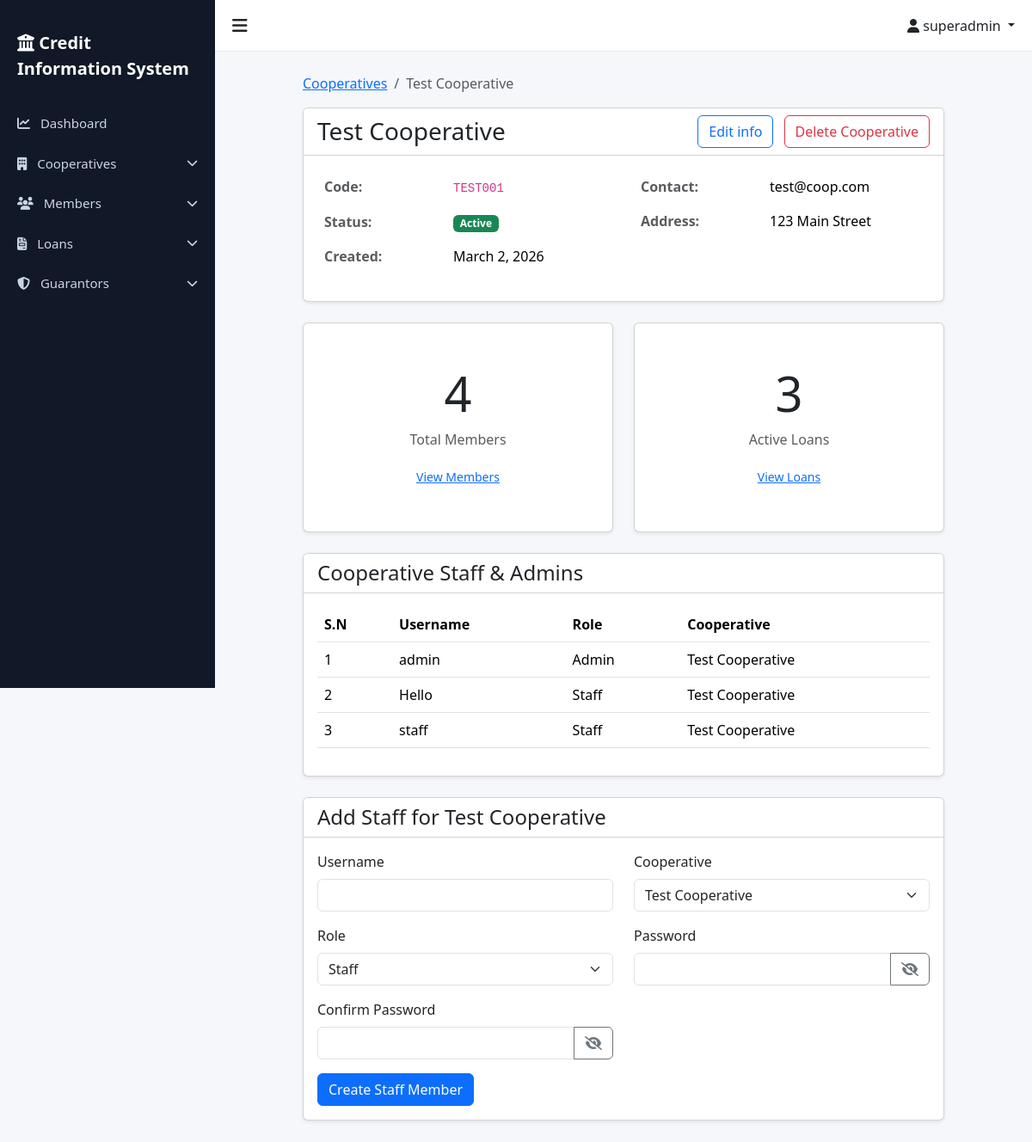
Screenshot of /cooperatives/1/ (signed in) with the database file from the repository.
### accounts/models.py (models this page shows, shortened)
class User(AbstractUser):
    ROLE_CHOICES = (
        ('superadmin', 'Super Admin'),
        ('admin', 'Admin'),
        ('staff', 'Staff'),
    )
    role = models.CharField(max_length=20, choices=ROLE_CHOICES, default='staff')
    cooperative = models.ForeignKey(
        'cooperatives.Cooperative',
        on_delete=models.SET_NULL,
        null=True,
        blank=True,
        related_name='users',
        help_text="Null for Super Admin users"
    )
    is_first_login = models.BooleanField(default=True)
    class Meta:
        ordering = ['-date_joined']
        indexes = [
            models.Index(fields=['role']),
            models.Index(fields=['cooperative']),
        ]
    def is_superadmin(self):
        return self.role == 'superadmin'
    def is_admin(self):
        return self.role == 'admin'
    def is_staff_user(self):
        return self.role == 'staff'

### cooperatives/models.py (models this page shows, shortened)
class Cooperative(models.Model):
    STATUS_CHOICES = (
        ('active', 'Active'),
        ('inactive', 'Inactive'),
    )
    name = models.CharField(max_length=255)
    code = models.CharField(max_length=50, unique=True)
    address = models.TextField()
    contact = models.CharField(max_length=255)  # Can contain phone/email
    status = models.CharField(max_length=20, choices=STATUS_CHOICES, default='active')
    created_at = models.DateTimeField(auto_now_add=True)
    updated_at = models.DateTimeField(auto_now=True)
    class Meta:
        ordering = ['-created_at']
        verbose_name_plural = 'Cooperatives'

### cooperatives/views.py (the view)
# urls.py: path('<int:pk>/', views.CooperativeDetailView.as_view(), name='detail'),
class CooperativeDetailView(StaffOrAdminMixin, CooperativeAccessMixin, DetailView):
    model = Cooperative
    template_name = 'cooperatives/cooperative_detail.html'
    context_object_name = 'cooperative'
    def get_context_data(self, **kwargs):
        context = super().get_context_data(**kwargs)
        if self.request.user.is_superadmin() or self.request.user.role == 'admin':
            context['staff_form'] = StaffCreationForm(user=self.request.user, initial={'cooperative': self.object})
            context['cooperative_staff'] = self.object.users.all().order_by('role', 'username')
        return context

### templates/cooperatives/cooperative_detail.html (shortened to what this page needs)
{% extends 'base.html' %}
{% block content %}
<div class="row justify-content-center">
    <div class="col-md-10">
        <nav aria-label="breadcrumb">
            <ol class="breadcrumb">
                {% if request.user.is_superadmin %}
                <li class="breadcrumb-item"><a href="{% url 'cooperatives:list' %}">Cooperatives</a></li>
                {% endif %}
                <li class="breadcrumb-item active" aria-current="page">{{ cooperative.name }}</li>
            </ol>
        </nav>
        <div class="card shadow-sm mt-3">
            <div class="card-header bg-white d-flex justify-content-between align-items-center">
                <h3 class="mb-0">{{ cooperative.name }}</h3>
                {% if request.user.is_superadmin %}
                <div>
                    <a href="{% url 'cooperatives:edit' cooperative.pk %}" class="btn btn-outline-primary">Edit info</a>
                    <a href="{% url 'cooperatives:delete' cooperative.pk %}" class="btn btn-outline-danger ms-2">Delete
                        Cooperative</a>
                </div>
                {% endif %}
            </div>
            <div class="card-body">
                <div class="row">
                    <div class="col-md-6">
                        <table class="table table-borderless">
                            <tr>
                                <th class="text-muted" style="width: 150px;">Code:</th>
                                <td><code>{{ cooperative.code }}</code></td>
                            </tr>
                            <tr>
                                <th class="text-muted">Status:</th>
                                <td>
                                    <span
                                        class="badge {% if cooperative.status == 'active' %}bg-success{% else %}bg-secondary{% endif %}">
                                        {{ cooperative.get_status_display }}
                                    </span>
                                </td>
                            </tr>
                            <tr>
                                <th class="text-muted">Created:</th>
                                <td>{{ cooperative.created_at|date:"F j, Y" }}</td>
                            </tr>
                        </table>
                    </div>
                    <div class="col-md-6">
                        <table class="table table-borderless">
                            <tr>
                                <th class="text-muted" style="width: 150px;">Contact:</th>
                                <td>{{ cooperative.contact }}</td>
                            </tr>
                            <tr>
                                <th class="text-muted">Address:</th>
                                <td>{{ cooperative.address|linebreaks }}</td>
                            </tr>
                        </table>
                    </div>
                </div>
            </div>
        </div>
        <div class="row mt-4">
            <div class="col-md-6">
                <div class="card h-100 shadow-sm">
                    <div class="card-body text-center py-5">
                        <h1 class="display-4">{{ cooperative.members.count|default:"0" }}</h1>
                        <p class="text-muted">Total Members</p>
                        <a href="{% url 'members:member_list' %}" class="btn btn-sm btn-link">View Members</a>
                    </div>
                </div>
            </div>
            <div class="col-md-6">
                <div class="card h-100 shadow-sm">
                    <div class="card-body text-center py-5">
                        <h1 class="display-4">{{ cooperative.loans.count|default:"0" }}</h1>
                        <p class="text-muted">Active Loans</p>
                        <a href="{% url 'loans:loan_list' %}" class="btn btn-sm btn-link">View Loans</a>
                    </div>
                </div>
            </div>
        </div>
        {% if request.user.is_superadmin or request.user.role == 'admin' %}
        <div class="card shadow-sm mt-4">
            <div class="card-header bg-white">
                <h4 class="mb-0">Cooperative Staff & Admins</h4>
            </div>
            <div class="card-body">
                <div class="table-responsive">
                    <table class="table table-hover">
                        <thead>
                            <tr>
                                <th>S.N</th>
                                <th>Username</th>
                                <th>Role</th>
                                <th>Cooperative</th>
                            </tr>
                        </thead>
                        <tbody>
                            {% for staff in cooperative_staff %}
                            <tr>
                                <td>{{ forloop.counter }}</td>
                                <td>{{ staff.username }}</td>
                                <td>{{ staff.get_role_display }}</td>
                                <td>{{ cooperative.name }}</td>
                            </tr>
                            {% empty %}
                            <tr>
                                <td colspan="4" class="text-center text-muted">No staff members found for this
                                    cooperative.</td>
                            </tr>
                            {% endfor %}
                        </tbody>
                    </table>
                </div>
            </div>
        </div>
        <div class="card shadow-sm mt-4">
            <div class="card-header bg-white">
                <h4 class="mb-0">Add Staff for {{ cooperative.name }}</h4>
            </div>
            <div class="card-body">
                <form action="{% url 'cooperatives:create_staff' %}" method="post">
                    <div class="row">
                        <div class="col-md-6 mb-3">
                            <label for="id_username" class="form-label">Username</label>
                            <input type="text" name="username" class="form-control" id="id_username" required>
                        </div>
                        <div class="col-md-6 mb-3">
                            <label for="id_cooperative" class="form-label">Cooperative</label>
                            <select name="cooperative" class="form-select" id="id_cooperative" required>
                                <option value="{{ cooperative.pk }}" selected>{{ cooperative.name }}</option>
                            </select>
                        </div>
                    </div>
                    <div class="row">
                        <div class="col-md-6 mb-3">
                            <label for="id_role" class="form-label">Role</label>
                            <select name="role" class="form-select" id="id_role" required>
                                <option value="staff" selected>Staff</option>
                            </select>
                        </div>
                        <div class="col-md-6 mb-3">
                            <label for="id_password" class="form-label">Password</label>
                            <div class="input-group">
                                <input type="password" name="password" class="form-control" id="id_password" required>
                                <button class="btn btn-outline-secondary toggle-password" type="button"
                                    data-target="id_password">
                                    <i class="fa-solid fa-eye-slash"></i>
                                </button>
                            </div>
                        </div>
                    </div>
                    <div class="row">
                        <div class="col-md-6 mb-3">
                            <label for="id_confirm_password" class="form-label">Confirm Password</label>
                            <div class="input-group">
                                <input type="password" name="confirm_password" class="form-control"
                                    id="id_confirm_password" required>
                                <button class="btn btn-outline-secondary toggle-password" type="button"
                                    data-target="id_confirm_password">
                                    <i class="fa-solid fa-eye-slash"></i>
                                </button>
                            </div>
                        </div>
                    </div>
                    <button type="submit" class="btn btn-primary">Create Staff Member</button>
                </form>
            </div>
        </div>
        {% endif %}
    </div>
</div>
{% endblock %}

### templates/base.html (shortened to what this page needs)
{% load static %}
<!DOCTYPE html>
<html lang="en">
<head>
    <link href="https://cdn.jsdelivr.net/npm/bootstrap@5.3.2/dist/css/bootstrap.min.css" rel="stylesheet">
    <link rel="stylesheet" href="https://cdnjs.cloudflare.com/ajax/libs/font-awesome/6.5.0/css/all.min.css">
    <link href="https://cdn.jsdelivr.net/npm/select2@4.1.0-rc.0/dist/css/select2.min.css" rel="stylesheet" />
    <link href="https://cdn.jsdelivr.net/npm/select2-bootstrap-5-theme@1.3.0/dist/select2-bootstrap-5-theme.min.css"
        rel="stylesheet" />
</head>
<body>
    {% if user.is_authenticated %}
    <div id="sidebar" class="sidebar">
        <div class="sidebar-brand">
            <i class="fa-solid fa-building-columns"></i> Credit Information System
        </div>
        <a href="{% url 'accounts:dashboard' %}">
            <i class="fa-solid fa-chart-line me-2"></i> Dashboard
        </a>
        {% if user.is_superadmin %}
        <a href="#cooperativesMenu" data-bs-toggle="collapse" role="button" aria-expanded="false"
            aria-controls="cooperativesMenu" class="d-flex justify-content-between align-items-center">
            <span><i class="fa-solid fa-building me-2"></i> Cooperatives</span>
            <i class="fa-solid fa-chevron-down small"></i>
        </a>
        {% elif user.cooperative %}
        <a href="{% url 'cooperatives:detail' user.cooperative.pk %}">
            <i class="fa-solid fa-handshake me-2"></i> My Cooperative
        </a>
        {% endif %}
        <a href="#membersMenu" data-bs-toggle="collapse" role="button" aria-expanded="false" aria-controls="membersMenu"
            class="d-flex justify-content-between align-items-center">
            <span><i class="fa-solid fa-users me-2"></i> Members</span>
            <i class="fa-solid fa-chevron-down small"></i>
        </a>
        <a href="#loansMenu" data-bs-toggle="collapse" role="button" aria-expanded="false" aria-controls="loansMenu"
            class="d-flex justify-content-between align-items-center">
            <span><i class="fa-solid fa-file-invoice me-2"></i> Loans</span>
            <i class="fa-solid fa-chevron-down small"></i>
        </a>
        <a href="#guarantorsMenu" data-bs-toggle="collapse" role="button" aria-expanded="false"
            aria-controls="guarantorsMenu" class="d-flex justify-content-between align-items-center">
            <span><i class="fa-solid fa-shield-halved me-2"></i> Guarantors</span>
            <i class="fa-solid fa-chevron-down small"></i>
        </a>
    </div>
    {% endif %}
    <div id="mainContent" class="{% if user.is_authenticated %}main-content{% else %}container-fluid{% endif %}">
        {% if user.is_authenticated %}
        <div class="topbar">
            <div class="toggle-btn" onclick="toggleSidebar()">
                <i class="fa-solid fa-bars"></i>
            </div>
            <div>
                <div class="dropdown">
                    <a class="dropdown-toggle text-dark text-decoration-none" href="#" role="button"
                        data-bs-toggle="dropdown">
                        <i class="fa-solid fa-user"></i>
                        {{ user.username }}
                    </a>
                </div>
            </div>
        </div>
        {% endif %}
        <div class="page-content">
            {% block content %}
            {% endblock %}
        </div>
    </div>
</body>
</html>

### rows the page displays
User: username "superadmin"
Cooperative: name "Test Cooperative", code "TEST001", status "Active", created_at "March 2, 2026", contact "test@coop.com", address "123 Main Street", members.count "4", loans.count "3", cooperative "Test Cooperative"
User: username "admin", role "Admin"
User: username "Hello", role "Staff"
User: username "staff", role "Staff"
